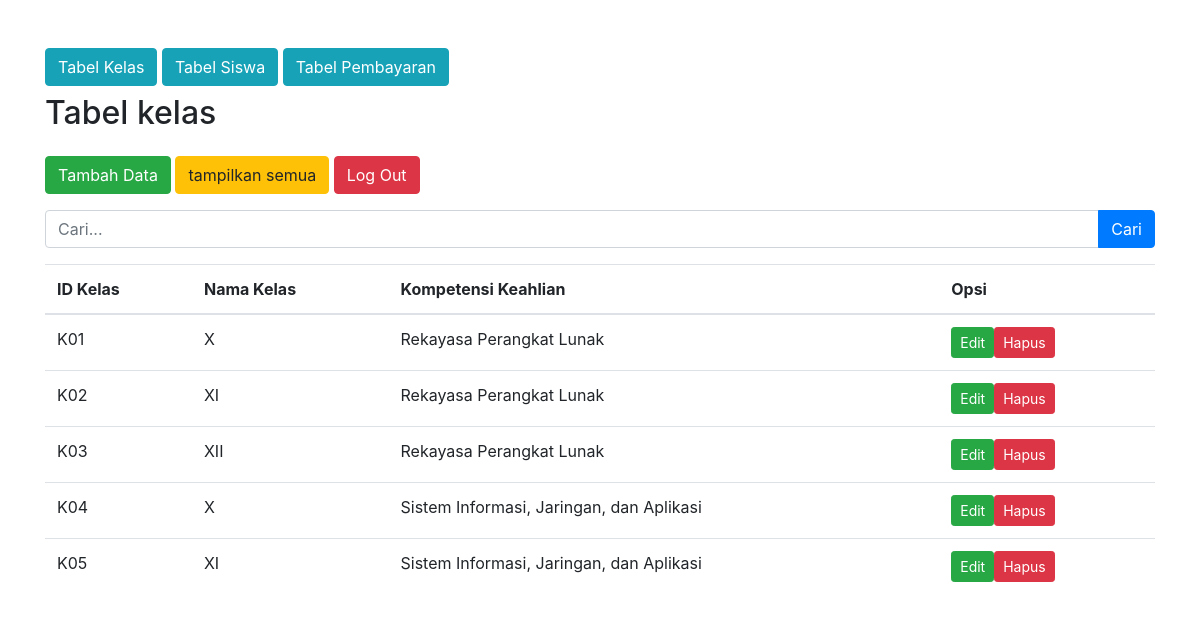
The app's page /tabelkelas.php, older data.
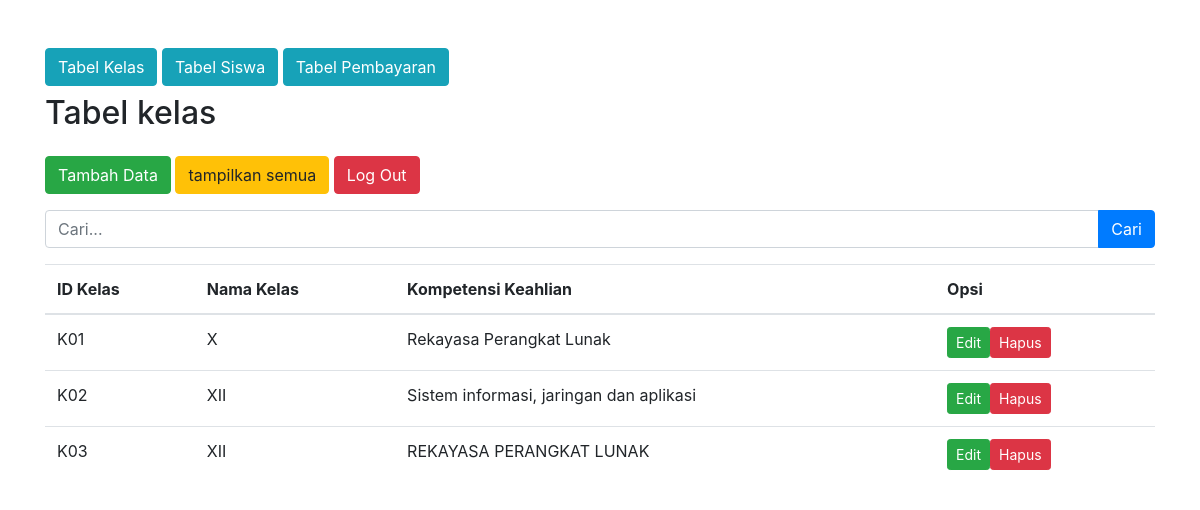
The same page, newer data.
### tables this page shows
CREATE TABLE `kelas` (
  `id_kelas` varchar(255) NOT NULL,
  `nama_kelas` varchar(255) NOT NULL,
  `kompetensi_keahlian` varchar(255) NOT NULL
);

### tabelkelas.php (the view, shortened to what this page needs)
<!DOCTYPE html>
<html lang="en">
<head>
  <link rel="stylesheet" href="https://cdn.jsdelivr.net/npm/bootstrap@4.6.2/dist/css/bootstrap.min.css">
</head>
<body>
  <?php
  include 'koneksi.php';
  if (isset($_GET['search'])) {
    $keyword = $_GET['search'];
    $query = "SELECT * FROM kelas WHERE id_kelas LIKE '%$keyword%' OR nama_kelas LIKE '%$keyword%' OR kompetensi_keahlian LIKE '%$keyword%'";
  } else {
    $query = "SELECT * FROM kelas";
  }
  $result = mysqli_query($mysqli, $query);
  ?>
  <div class="container mt-5">
    <a href="tabelkelas.php" class="btn btn-info mb-2">Tabel Kelas</a>
    <a href="tabelsiswa.php" class="btn btn-info mb-2">Tabel Siswa</a>
    <a href="tabelpembayaran.php" class="btn btn-info mb-2">Tabel Pembayaran</a>
    <h2 class="mb-4">Tabel kelas</h2>
    <form action="" method="GET" class="mb-3">
      <a href="tambahkelas.php" class="btn btn-success mb-3">Tambah Data</a>
      <a href="tabelkelas.php" class="btn btn-warning mb-3">tampilkan semua</a>
      <a href="logout.php" class="btn btn-danger mb-3">Log Out</a>
      <div class="input-group">
        <input type="text" class="form-control" placeholder="Cari..." name="search">
        <div class="input-group-append">
          <button class="btn btn-primary" type="submit">Cari</button>
        </div>
      </div>
    </form>
    <table class="table">
      <thead>
        <tr>
          <th>ID Kelas</th>
          <th>Nama Kelas</th>
          <th>Kompetensi Keahlian</th>
          <th>Opsi</th>
        </tr>
      </thead>
      <tbody>
        <?php
        while ($row = mysqli_fetch_assoc($result)) {
          echo "<tr>";
          echo "<td>" . $row['id_kelas'] . "</td>";
          echo "<td>" . $row['nama_kelas'] . "</td>";
          echo "<td>" . $row['kompetensi_keahlian'] . "</td>";
          echo "<td>";
          echo '<a href="editkelas.php?id_kelas=' . $row['id_kelas'] . '" class="edit btn btn-success btn-sm"><i class="fa fa-edit"></i> Edit</a>';
          echo '<a href="hapuskelas.php?id_kelas=' . $row['id_kelas'] . '" class="remove btn btn-danger btn-sm"><i class="fa fa-trash"></i> Hapus</a>';
          echo "</td>";
          echo "</tr>";
        }
        ?>
      </tbody>
    </table>
  </div>
</body>
</html>

Row changes from the older to the newer data that the page shows:
removed kelas: id_kelas "K04", nama_kelas "X", kompetensi_keahlian "Sistem Informasi, Jaringan, dan Aplikasi"
removed kelas: id_kelas "K05", nama_kelas "XI", kompetensi_keahlian "Sistem Informasi, Jaringan, dan Aplikasi"
changed kelas "K02": nama_kelas "XI" → "XII"; kompetensi_keahlian "Rekayasa Perangkat Lunak" → "Sistem informasi, jaringan dan aplikasi"
changed kelas "K03": kompetensi_keahlian "Rekayasa Perangkat Lunak" → "REKAYASA PERANGKAT LUNAK"
